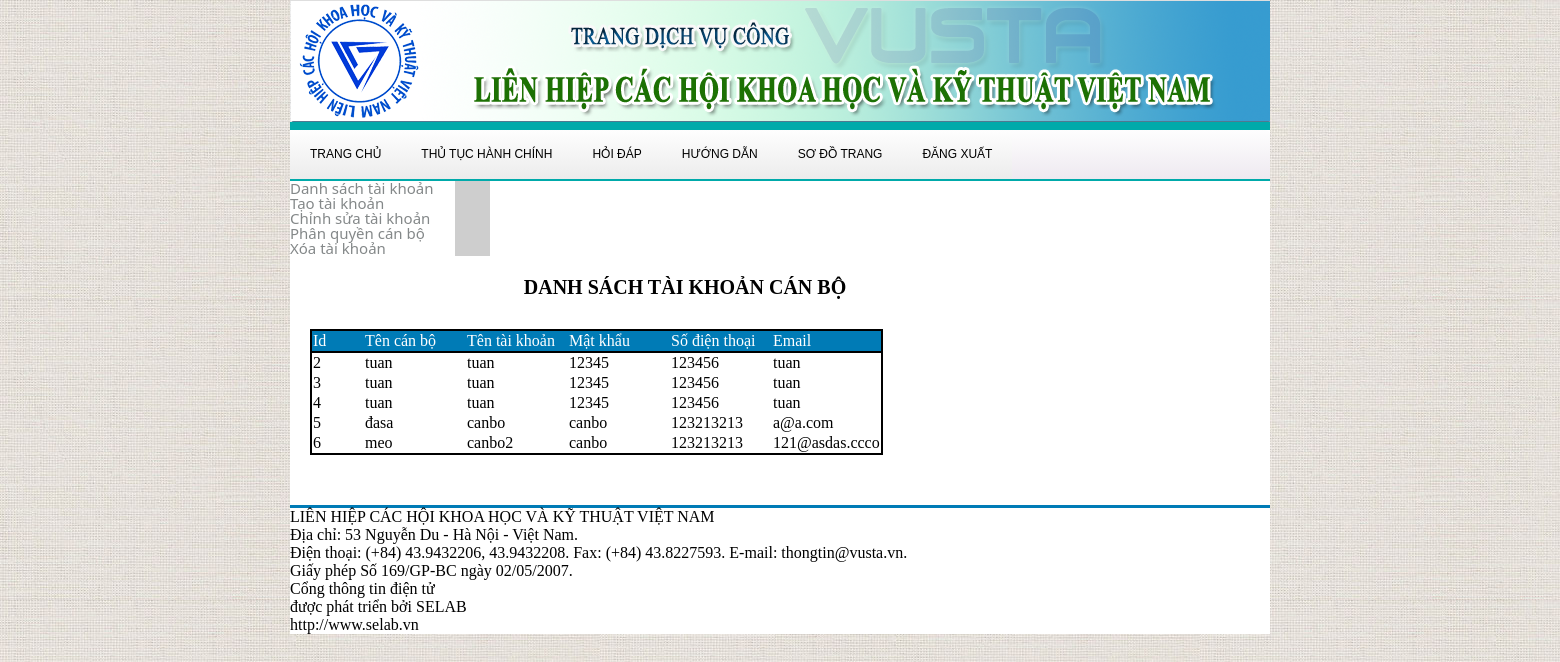
The app's page /index.php?action=admin/view-account-staff (signed in) with its own data.
### tables this page shows
CREATE TABLE `can_bo` (
  `id_can_bo` int(11) NOT NULL AUTO_INCREMENT,
  `ten_can_bo` varchar(45) DEFAULT NULL,
  `dien_thoai` varchar(45) DEFAULT NULL,
  `email` varchar(45) DEFAULT NULL,
  `username` varchar(45) DEFAULT NULL,
  `password` varchar(45) DEFAULT NULL,
  `Id_don_vi_quan_ly` int(11) NOT NULL,
  PRIMARY KEY (`id_can_bo`,`Id_don_vi_quan_ly`),
  KEY `fk_can_bo_don_vi_quan_ly1_idx` (`Id_don_vi_quan_ly`),
  CONSTRAINT `fk_can_bo_don_vi_quan_ly1` FOREIGN KEY (`Id_don_vi_quan_ly`) REFERENCES `don_vi_quan_ly` (`Id_don_vi_quan_ly`) ON DELETE NO ACTION ON UPDATE NO ACTION
);

### system/client.php (called while the page is built, shortened)
<?php
function inputGet($key){
    return isset($_GET[$key])? $_GET[$key] : FALSE;
}
?>

### system/site.php (called while the page is built, shortened)
<?php
function load_header(){
    require ('site/view/header.php');
}
function load_leftbar($leftbar){
    require ('site/view/leftbar/'.$leftbar.'.php');
}
function load_menubar($menubar){
    require ('site/view/menubar/'.$menubar.'.php');
}
function load_footer(){
    require ('site/view/footer.php');
}
function load_content($content){
    require ('site/view/content/'.$content.'.php');
}
?>

### site/controller/admin/view-account-staff.php (called while the page is built, shortened)
<?php
require ('system/site.php');
load_header();
load_menubar('logged-in');
load_leftbar('admin');
load_content('admin/view-account-staff');
load_footer();
?>

### site/model/admin/view-account-staff.php (called while the page is built, shortened)
<?php
require ('system/database.php');
function get_list_user_staff() {
    $sql = "select * from can_bo";
    return db_select_list($sql);
}

### system/database.php (called while the page is built, shortened)
<?php
$conn = null;
function db_select_list($sql){
    global $conn;
    $result = mysql_query($sql,$conn);
    $list = array();
    while ($row = mysql_fetch_array($result,MYSQL_ASSOC)) {
        $list[] = $row;
    }
    return $list;
}

### site/view/content/admin/view-account-staff.php (the view, shortened to what this page needs)
<?php
require ('site/model/admin/view-account-staff.php');
$result = get_list_user_staff();
?>
<div id="content" style="width: 750px">
    <div class="box">
        <div class="heading">DANH SÁCH TÀI KHOẢN CÁN BỘ</div>
        <div style="height: 30px"></div>
        <table class="table">
            <tr class="table-head">
                <td style="width: 50px">Id</td>
                <td style="width: 100px">Tên cán bộ</td>
                <td style="width: 100px">Tên tài khoản</td>
                <td style="width: 100px">Mật khẩu</td>
                <td style="width: 100px">Số điện thoại</td>
                <td style="width: 100px">Email</td>
            </tr>
            <tbody>
                    <?php
                        foreach($result as $item){
                    ?>
                <tr>
                    <td><?php echo $item['id_can_bo']; ?></td>
                    <td><?php echo $item['ten_can_bo']; ?></td>
                    <td><?php echo $item['username']; ?></td>
                    <td><?php echo $item['password']; ?></td>
                    <td><?php echo $item['dien_thoai']; ?></td>
                    <td><?php echo $item['email']; ?></td>
                </tr>
            <?php }?>
            </tbody>
        </table>
    </div>
</div>

### index.php (shortened to what this page needs)
<?php
require SYSPATH.('client.php');
$action = inputGet('action');
if(file_exists('site/controller/'.$action.'.php'))
{
   require ('site/controller/'.$action.'.php');
}
else {
    require ('site/controller/show_404.php');
}
?>

### site/view/header.php (shortened to what this page needs)
<!DOCTYPE html>
<html>
    <head>
    </head>
    <body>
        <div id="container">
            <div id="header"></div>

### site/view/menubar/logged-in.php (shortened to what this page needs)
<div id="menubar">
    <ul class="droplinemenu">
        <li>
            <a class = "link" href="index.php?action=home">TRANG CHỦ</a>
        </li>
        <li>
            <a class = "link" href="index.php?action=thutuchanhchinh">THỦ TỤC HÀNH CHÍNH</a>
        </li>
        <li>
            <a class = "link" href="index.php?action=question-answer">HỎI ĐÁP</a>
        </li>
        <li>
            <a class = "link" href="index.php?action=howto">HƯỚNG DẪN</a>
        </li>
        <li>
            <a class = "link" href="index.php?action=sitemap">SƠ ĐỒ TRANG</a>
        </li>
        <li class="last">
            <a class = "link" href="index.php?action=logout">ĐĂNG XUẤT</a>
        </li>
    </ul>
    <br>
</div>

### site/view/leftbar/admin.php (shortened to what this page needs)
<div id="leftbar">
    <div id="leftmenu">
        <ul>
            <li class='has-sub'><a href='#'><span>Danh sách tài khoản</span></a>
            </li>
            <li class='has-sub'><a href='#'><span>Tạo tài khoản</span></a>
            </li>
            <li class='has-sub'><a href='#'><span>Chỉnh sửa tài khoản</span></a>
            </li>
            <li><a href='index.php?action=admin/grant-account-staff'><span>Phân quyền cán bộ</span></a>
            </li>
            <li class='has-sub last'><a href='#'><span>Xóa tài khoản</span></a>
            </li>
        </ul>
    </div>
</div>

### site/view/footer.php (shortened to what this page needs)
<div id="footer">
    <div id="upper-footer">
        <div id="owner">
            LIÊN HIỆP CÁC HỘI KHOA HỌC VÀ KỸ THUẬT VIỆT NAM <br>
            Địa chỉ: 53 Nguyễn Du - Hà Nội - Việt Nam. <br>
            Điện thoại: (+84) 43.9432206, 43.9432208. Fax: (+84) 43.8227593. E-mail: thongtin@vusta.vn.<br>
            Giấy phép Số 169/GP-BC ngày 02/05/2007.
        </div>
        <div id="developer">
            Cổng thông tin điện tử <br>
            được phát triển bởi SELAB <br>
            http://www.selab.vn
        </div>
    </div>
</div>
</div>
</body>
</html>

### public/css/style.css (style rules this page uses)
body { margin:0px; padding:0px; background-image: url('../images/background.jpg'); }
#container { padding:0px; width: 980px; background-color: white; margin-left:auto; margin-right:auto; position:relative; top:0px; }
#header { background-image:url('../images/banner.png'); background-repeat:no-repeat; height: 130px; width:980px; background-color:#00aaaa; }
#leftbar { display:inline; float:left; width:165px; }
#leftbar, #leftbar ul, #leftbar ul li, #leftbar ul ul { list-style: none; margin: 0; padding: 0; border: 0; }
#leftbar ul { display:inline; float:left; width:165px; }
#leftbar ul li { float: left; min-height: 1px; line-height: 1em; vertical-align: middle; }
#leftbar ul li { float: none; }
#leftbar { font-family: Segoe UI; font-size: 15px; width: 200px; background-color: #cecece; }
#leftbar ul a, #leftbar ul a:link, #leftbar ul a:visited { display: block; color: #848889; text-decoration: none; font-weight: 300; }
#leftbar ul { background: #fff; }
#content { display:inline; float:left; width:605px; padding:20px; }
#footer { margin-top: 30px; border-top: 3px solid #007bb6; }
#menubar, #menubar ul, #menubar li, #menubar span, #menubar a { margin: 0; padding: 0; position: relative; border: 0; line-height: 1; box-sizing: content-box; }
#menubar { height: 49px; border-radius: 5px 5px 0 0; -moz-border-radius: 5px 5px 0 0; -webkit-border-radius: 5px 5px 0 0; background: #fefefe; background: -moz-linear-gradient(top, #fefefe 0%, #eee9f0 100%); background: -webkit-gradient(linear, left top, left bottom, color-stop(0%, #fefefe), color-stop(100%, #eee9f0)); background: -webkit-linear-gradient(top, #fefefe 0%, #eee9f0 100%); background: -o-linear-gradient(top, #fefefe 0%, #eee9f0 100%); background: -ms-linear-gradient(top, #fefefe 0%, #eee9f0 100%); background: linear-gradient(top, #fefefe 0%, #eee9f0 100%); border-bottom: 2px solid #00aaaa; width: auto; }
#menubar:after, #menubar ul:after { content: ''; display: block; clear: both; }
#menubar a { background: #fefefe; background: -moz-linear-gradient(top, #fefefe 0%, #ececec 100%); background: -webkit-gradient(linear, left top, left bottom, color-stop(0%, #fefefe), color-stop(100%, #ececec)); background: -webkit-linear-gradient(top, #fefefe 0%, #ececec 100%); background: -o-linear-gradient(top, #fefefe 0%, #ececec 100%); background: -ms-linear-gradient(top, #fefefe 0%, #ececec 100%); background: linear-gradient(top, #fefefe 0%, #ececec 100%); color: #000; display: inline-block; font-family: Helvetica, Arial, Verdana, sans-serif; font-size: 12px; line-height: 49px; padding: 0 20px; text-decoration: none; }
#menubar ul { list-style: none; }
#menubar > ul { float: left; }
#menubar > ul > li { float: left; }
#menubar > ul > li > a { color: #000; font-size: 12px; }
a.link { text-decoration: none; color:#007bb6; }
.heading { font-size: 20px; font-weight: bold; }
.box { text-align: center; }
.table { text-align: left; border:2px solid black; border-collapse: collapse; }
.table-head { border-bottom: 2px solid black; background: #007bb6; color: white; }

### records on screen
can_bo: id_can_bo "2", ten_can_bo "tuan", username "tuan", password "12345", dien_thoai "123456", email "tuan"
can_bo: id_can_bo "3", ten_can_bo "tuan", username "tuan", password "12345", dien_thoai "123456", email "tuan"
can_bo: id_can_bo "4", ten_can_bo "tuan", username "tuan", password "12345", dien_thoai "123456", email "tuan"
can_bo: id_can_bo "5", ten_can_bo "đasa", username "canbo", password "canbo", dien_thoai "123213213", email "a@a.com"
can_bo: id_can_bo "6", ten_can_bo "meo", username "canbo2", password "canbo", dien_thoai "123213213", email "121@asdas.ccco"
